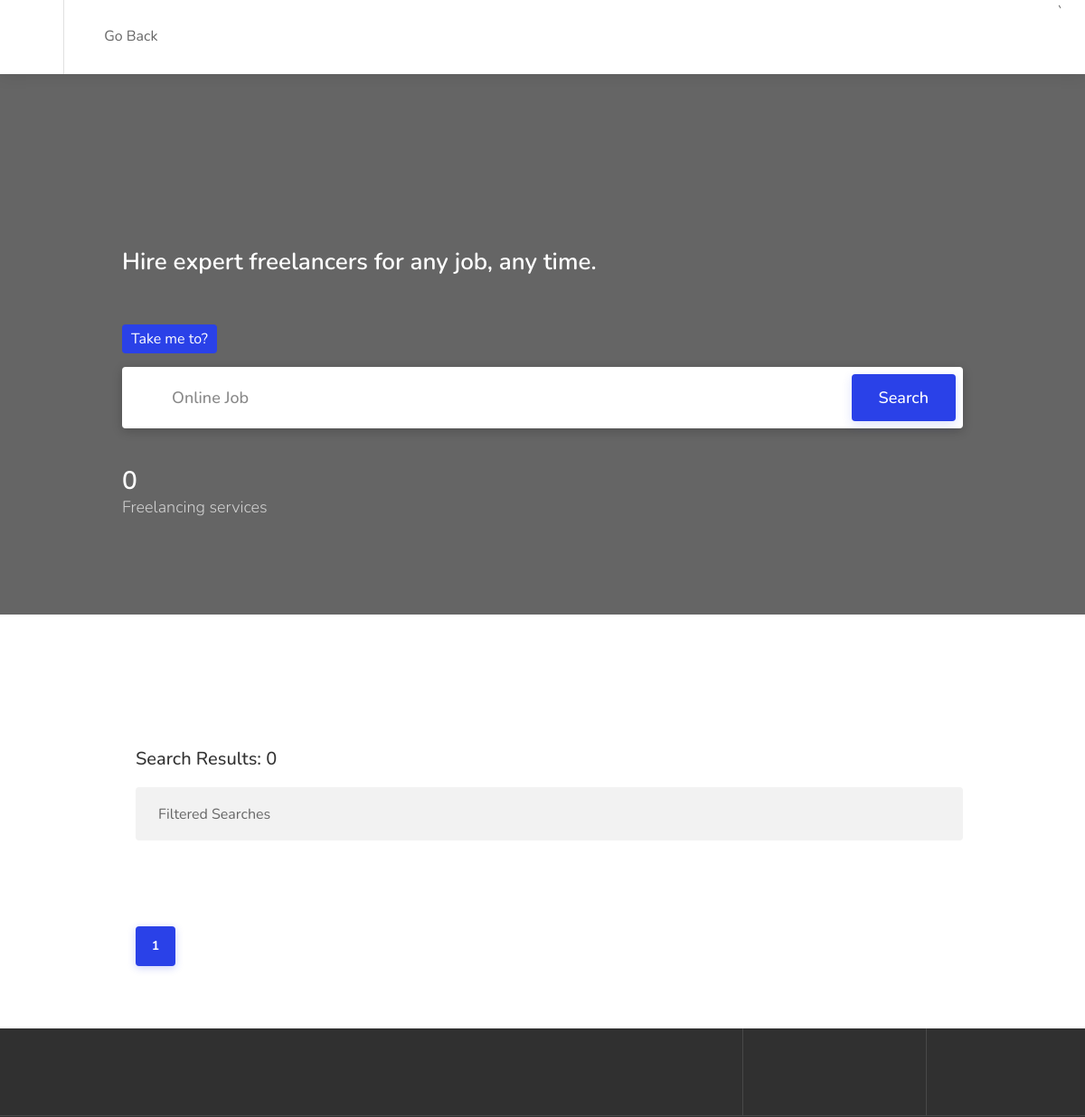
/search_result/2 (upper part), run on an earlier commit of the app's database.
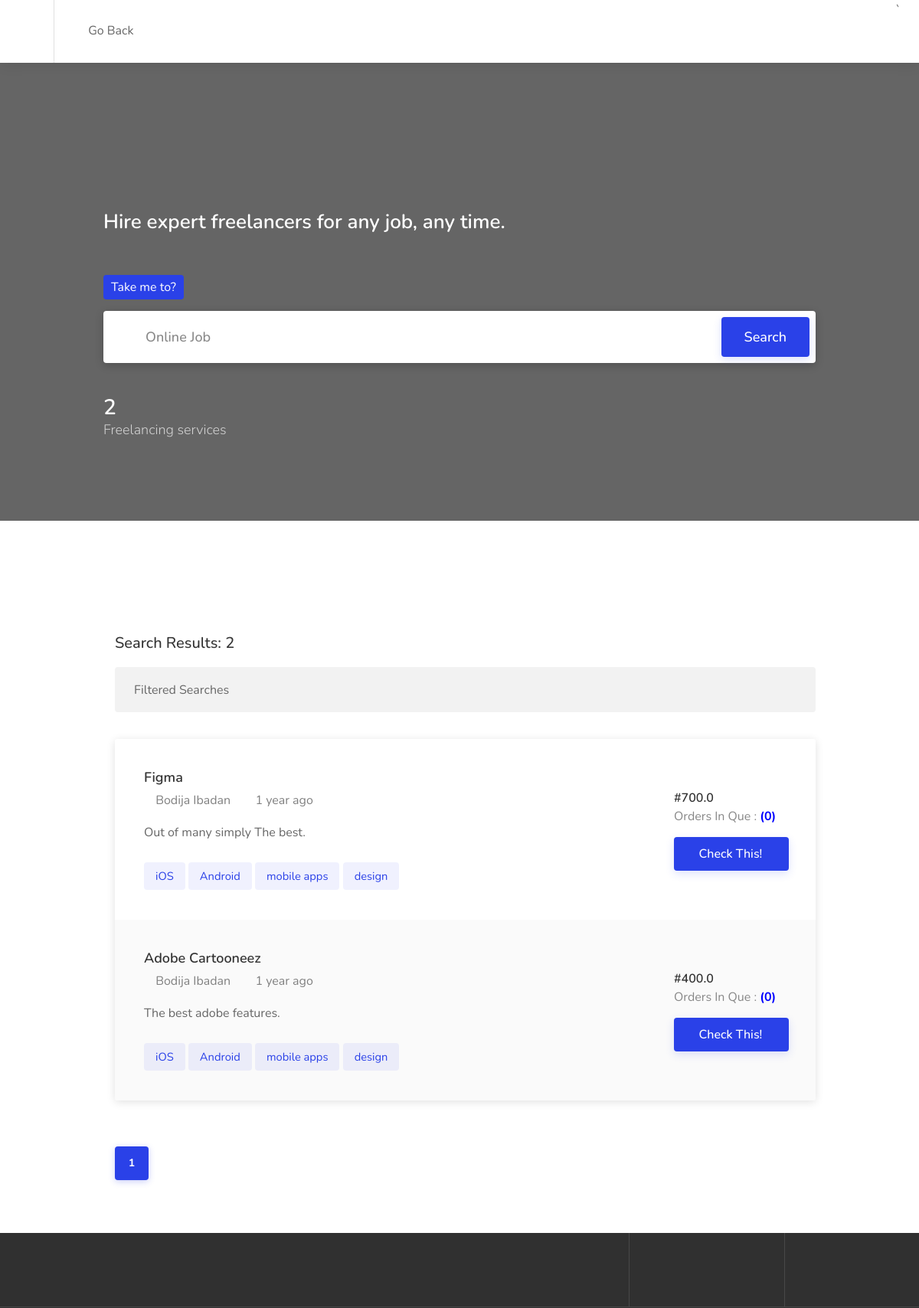
And on a later commit of the database.
### core/models.py (models this page shows, shortened)
class Service(models.Model):
    id                  = models.AutoField(primary_key=True)
    owner               = models.ForeignKey(Seller, on_delete = models.CASCADE)
    title               = models.CharField(max_length = 100)
    days                = models.ForeignKey(Delivery_days, on_delete = models.SET_NULL, null = True)
    orders              = models.ForeignKey("Order", on_delete = models.SET_NULL, null = True)
    category            = models.ForeignKey(Category, on_delete = models.CASCADE)
    sub_category        = models.ForeignKey(SubCategory, on_delete = models.SET_NULL, null = True)
    plan                = models.ForeignKey(Plan, on_delete = models.SET_NULL, null = True)
    charge              = models.FloatField()
    description         = models.TextField()
    function            = models.TextField()
    image1              = models.FileField()
    image2              = models.FileField()
    image3              = models.FileField()
    created             = models.DateTimeField(default = timezone.now)
    def get_number_orders(self):
        return self.order_set.all().filter(status = "paid").count()

class Seller(models.Model):
    id = models.AutoField(primary_key=True)
    admin               = models.OneToOneField(customUser, on_delete = models.CASCADE)
    short_name          = models.CharField(max_length = 20)
    phone_number        = models.CharField(max_length = 20)
    address             = models.CharField(max_length = 100)
    gender              = models.CharField(max_length = 10, choices=Gender, default = 1)
    image               = models.FileField()
    description         = models.TextField()
    language            = models.ForeignKey(Language, on_delete = models.SET_NULL, null = True)
    experience_level    = models.ForeignKey(Xperienece_level, on_delete = models.SET_NULL, null = True)
    category            = models.ForeignKey(Category, on_delete = models.SET_NULL, null = True, related_name="sell")
    sub_category        = models.ForeignKey(SubCategory, on_delete = models.SET_NULL, null = True)
    label               = models.ForeignKey(Label_choice, on_delete = models.SET_NULL, null = True)
    verified            = models.CharField(choices=Verified, default="no", max_length=10)
    created             = models.DateTimeField(default = timezone.now)

### core/views.py (the view)
# urls.py: path('search_result/<str:search_id>', search_result, name = 'search_result'),
def search_result(request, search_id):
    services = Service.objects.filter(category=search_id)
    freelancers = Seller.objects.all().count()
    serv = Service.objects.filter(category=search_id).count()
    paginate = Paginator(services, 2)
    p = request.GET.get("page")
    pages = paginate.get_page(p)
    context = {
        "services":services,
        "serv":serv,
        "freelancers":freelancers,
        "pages":pages
    }
    return render(request, "core_templates/search_result.html", context)

### core/templates/core_templates/search_result.html (shortened to what this page needs)
{% extends 'user_templates/base3.html' %}
{% load static %}
{% block content %}
<div class="intro-banner dark-overlay" data-background-image="{% static 'images2/home-background-02.jpg' %}">
	<div class="transparent-header-spacer"></div>
	<div class="container">
		<div class="row">
			<div class="col-md-12">
				<div class="banner-headline">
					<h3>
						<strong>Hire expert freelancers for any job, any time.</strong>
					</h3>
				</div>
			</div>
		</div>
		<div class="row">
			<div class="col-md-12">
				<form class="intro-banner-search-form margin-top-95" method = "POST" action = "{% url 'search22' %}"> {% csrf_token %}
					<div class="intro-search-field with-autocomplete">
						<label for="autocomplete-input" class="field-title ripple-effect">Take me to?</label>
						<div class="input-with-icon">
							<input id="autocomplete-input" type="text" placeholder="Online Job" name="search22">
						</div>
					</div>
					<div class="intro-search-button">
						<button class="button ripple-effect" type = "submit">Search</button>
					</div>
				</form>
			</div>
		</div>
		<div class="row">
			<div class="col-md-12">
				<ul class="intro-stats margin-top-45 hide-under-992px">
					<li>
						<strong class="counter">{{serv}}</strong>
						<span>Freelancing services</span>
					</li>
				</ul>
			</div>
		</div>
	</div>
</div>
<br><br>
<div class="container">
	<div class="row">
		<div class="col-xl-12 col-lg-12 content-left-offset">
			<h3 class="page-title">Search Results: {{serv}} </h3>
			<div class="notify-box margin-top-15">
				<div class="switch-container">
					<label> Filtered Searches </label>
				</div>
			</div>
			<div class="tasks-list-container compact-list margin-top-35">
				{% for service in pages %}
					<a href="" class="task-listing" id = "refer">
						<div class="task-listing-details">
							<div class="task-listing-description">
								<h3 class="task-listing-title"> {{service.title}} </h3>
								<ul class="task-icons">
									<li><i class="icon-material-outline-location-on"></i> {{ service.owner.address }}</li>
									<li><i class="icon-material-outline-access-time"></i> {{service.created|timesince}} ago</li>
								</ul>
								<p class="task-listing-text">{{service.description}}.</p>
								<div class="task-tags">
									<span>iOS</span>
									<span>Android</span>
									<span>mobile apps</span>
									<span>design</span>
								</div>
							</div>
						</div>
						<div class="task-listing-bid">
							<div class="task-listing-bid-inner">
								<div class="task-offers">
									<strong> #{{service.charge}} </strong>
									<span>Orders In Que : <b style = "color:blue;">({{service.get_number_orders}})</b></span>
								</div>
								<span class="button button-sliding-icon ripple-effect"> Check This! </span>
							</div>
						</div>
					</a>
				{% endfor %}
			</div>
			<div class="row">
				<div class="col-md-12">
					<div class="pagination-container margin-top-60 margin-bottom-60">
						<nav class="pagination">
							<ul>
							{% for page in pages.paginator.page_range %}
								{% if pages.number == page %}
								<li><a href="?page={{page}}" class="current-page ripple-effect"> {{page}}</a></li>
								{% else %}
								<li><a href="?page={{page}}" class="ripple-effect">{{page}}</a></li>
								{% endif %}
							{% endfor %}
							</ul>
						</nav>
					</div>
				</div>
			</div>
		</div>
	</div>
</div>
{% include 'user_templates/footer2.html' %}
{% endblock content %}

What changed in the data, as far as the page shows it:
added Service: title "Figma", owner.address "Bodija Ibadan", created "1 year", description "Out of many simply The best", charge "700.0", get_number_orders "0"
added Service: title "Adobe Cartooneez", owner.address "Bodija Ibadan", created "1 year", description "The best adobe features", charge "400.0", get_number_orders "0"
Also different on the page:
{{ serv }}: "0" → "2"
